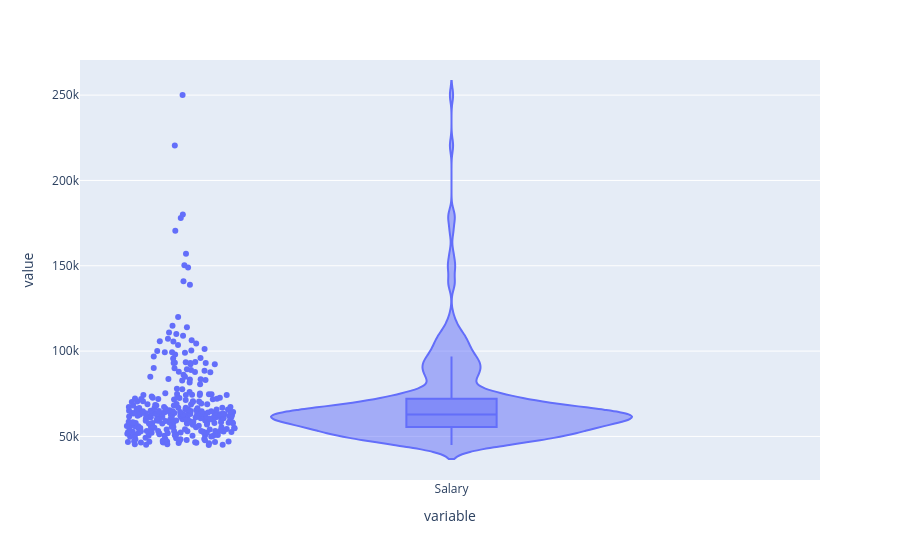

Here is the notebook cell this chart was saved with:
### Code cell
fig = px.violin(
    df,
    y=['Salary'],
    box=True,
    points='all'
)
fig.show()

### Figure 1 — Plotly figure (JSON) as saved in the notebook; plotly's stock layout.template omitted (floating-point values rounded to 4 significant figures; data arrays with more than 128 entries replaced by an {"elided": "..."} marker saying what was removed)
{"data": [{"alignmentgroup": "True", "box": {"visible": true}, "hovertemplate": "variable=%{x}<br>value=%{y}<extra></extra>", "legendgroup": "", "marker": {"color": "#636efa"}, "name": "", "offsetgroup": "", "orientation": "v", "points": "all", "scalegroup": "True", "showlegend": false, "type": "violin", "x": {"elided": "311 str values"}, "x0": " ", "xaxis": "x", "y": {"elided": "311 int values"}, "y0": " ", "yaxis": "y"}], "layout": {"legend": {"tracegroupgap": 0}, "margin": {"t": 60}, "violinmode": "group", "xaxis": {"anchor": "y", "domain": [0, 1], "title": {"text": "variable"}}, "yaxis": {"anchor": "x", "domain": [0, 1], "title": {"text": "value"}}}}
